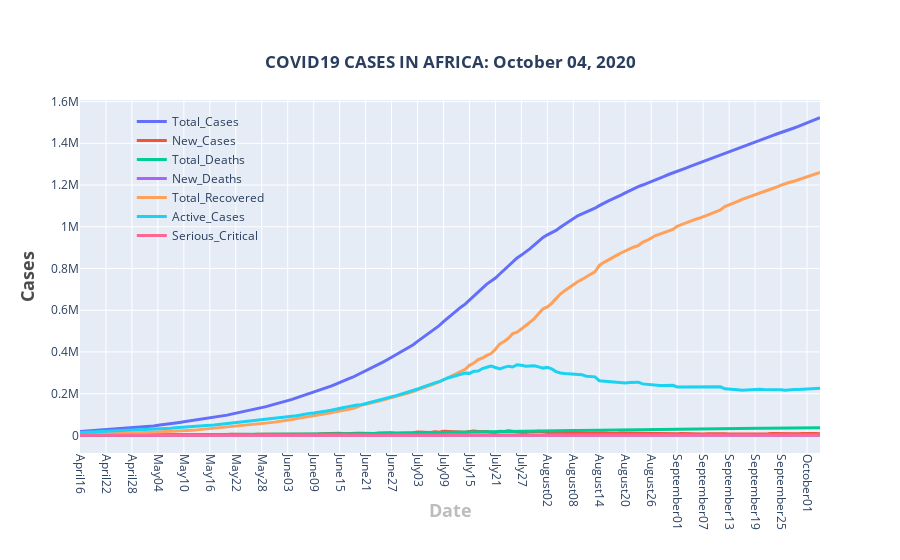

The code cell stored with this chart in its notebook:
### Markdown cell above
<a id='general'></a>

### Code cell
fig = go.Figure()
for column in african_summary.columns[1:]:
    fig.add_trace(go.Scatter(
        x=dates,
        y= african_summary[column].tolist(),
        name=column,
        mode='lines',
        line=dict(width=3)       
))    
fig.update_layout(
    title={
        'text': '<b>'+'COVID19 CASES IN AFRICA: ' + date_string +'</b>',
        'y':0.9,
        'x':0.5,
        'xanchor': 'center',
        'yanchor': 'top'},
    xaxis=dict(title='<b>Date</b>',titlefont_size=18, titlefont=dict(color='#BDBDBD'),nticks=30),
    yaxis=dict(title='<b>Cases</b>',titlefont_size=18,  titlefont=dict(color='#4D4B4B')),
    legend=dict(x=0.07, y=0.98,traceorder="normal",bgcolor='rgba(255, 255, 255, 0)',bordercolor='rgba(255, 255, 255, 0)',),
#     margin=dict(l=20, r=20, t=20, b=20),    
    xaxis_tickangle=90,   
#     legend=dict(x=0.01, y=0.98,traceorder="normal",borderwidth=1,bordercolor="Black",)
)
fig.show()

### Figure 1 — Plotly figure (JSON) as saved in the notebook; plotly's stock layout.template omitted (floating-point values rounded to 4 significant figures; data arrays with more than 128 entries replaced by an {"elided": "..."} marker saying what was removed)
{"data": [{"line": {"width": 3}, "mode": "lines", "name": "Total_Cases", "type": "scatter", "x": {"elided": "172 str values"}, "y": {"elided": "172 int values"}}, {"line": {"width": 3}, "mode": "lines", "name": "New_Cases", "type": "scatter", "x": {"elided": "172 str values"}, "y": {"elided": "172 int values"}}, {"line": {"width": 3}, "mode": "lines", "name": "Total_Deaths", "type": "scatter", "x": {"elided": "172 str values"}, "y": {"elided": "172 int values"}}, {"line": {"width": 3}, "mode": "lines", "name": "New_Deaths", "type": "scatter", "x": {"elided": "172 str values"}, "y": {"elided": "172 int values"}}, {"line": {"width": 3}, "mode": "lines", "name": "Total_Recovered", "type": "scatter", "x": {"elided": "172 str values"}, "y": {"elided": "172 int values"}}, {"line": {"width": 3}, "mode": "lines", "name": "Active_Cases", "type": "scatter", "x": {"elided": "172 str values"}, "y": {"elided": "172 int values"}}, {"line": {"width": 3}, "mode": "lines", "name": "Serious_Critical", "type": "scatter", "x": {"elided": "172 str values"}, "y": {"elided": "172 int values"}}], "layout": {"legend": {"bgcolor": "rgba(255, 255, 255, 0)", "bordercolor": "rgba(255, 255, 255, 0)", "traceorder": "normal", "x": 0.07, "y": 0.98}, "title": {"text": "<b>COVID19 CASES IN AFRICA: October 04, 2020</b>", "x": 0.5, "xanchor": "center", "y": 0.9, "yanchor": "top"}, "xaxis": {"nticks": 30, "tickangle": 90, "title": {"font": {"color": "#BDBDBD", "size": 18}, "text": "<b>Date</b>"}}, "yaxis": {"title": {"font": {"color": "#4D4B4B", "size": 18}, "text": "<b>Cases</b>"}}}}
